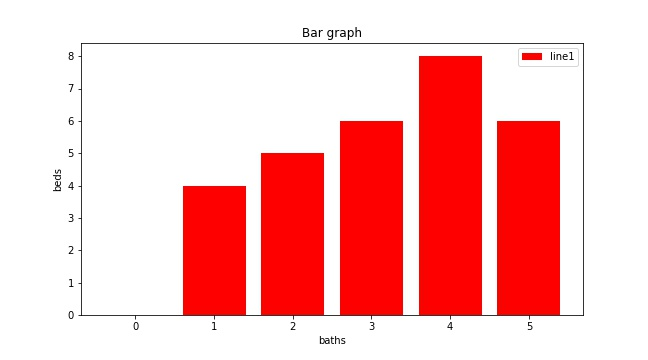

Write Python code to recreate this figure.

import matplotlib.pyplot as plt
import pandas as pd
r=pd.read_csv('realEstate_trans.csv')
x=r['baths']
y=r['beds']
fig=plt.figure(figsize=(9,5))
plt.bar(x,y,color='red')
plt.title("Bar graph")
plt.xlabel('baths')
plt.ylabel('beds')
plt.legend(["line1"],loc='best')
plt.savefig('output/bargraph1.jpeg')
plt.show()
